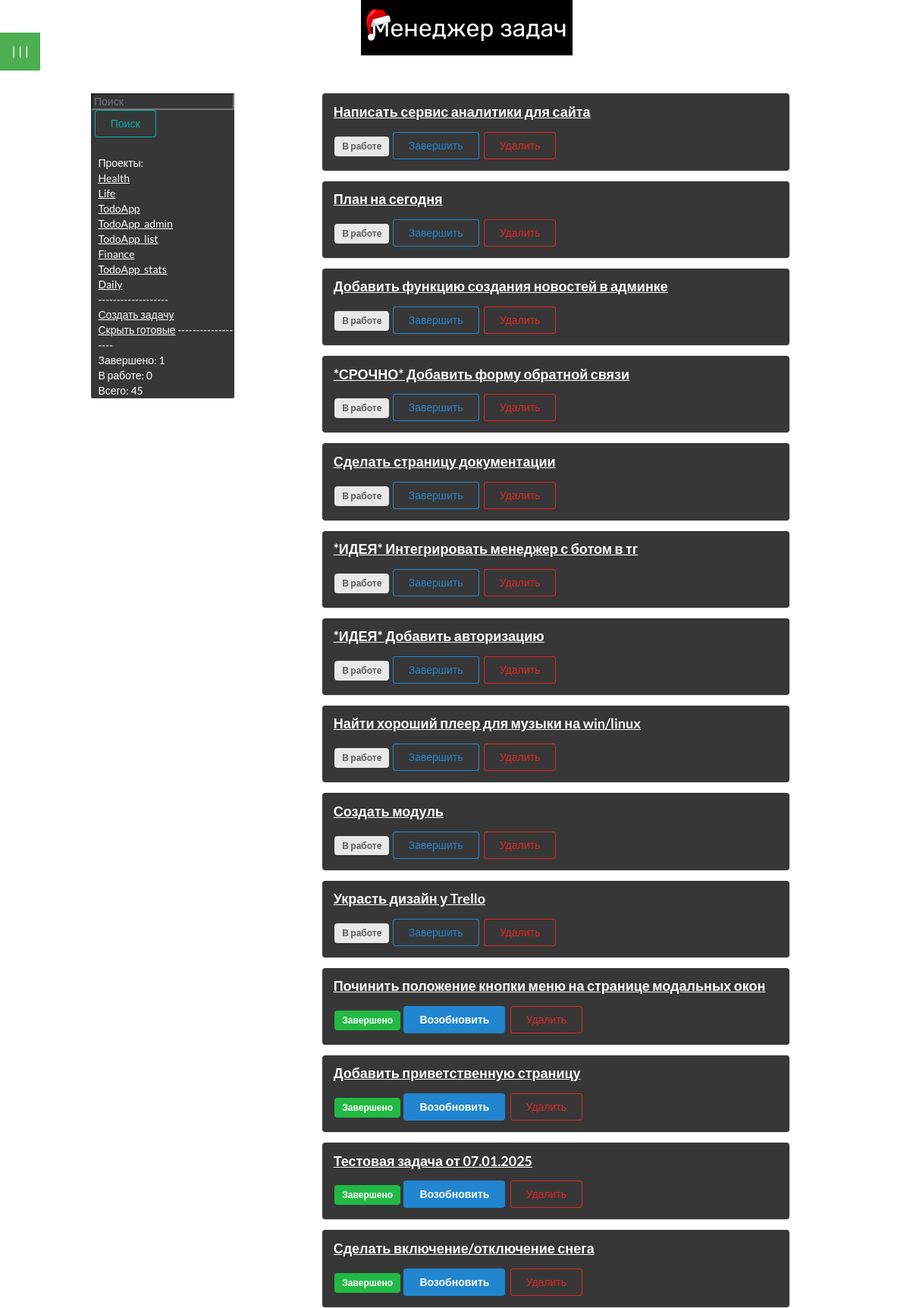
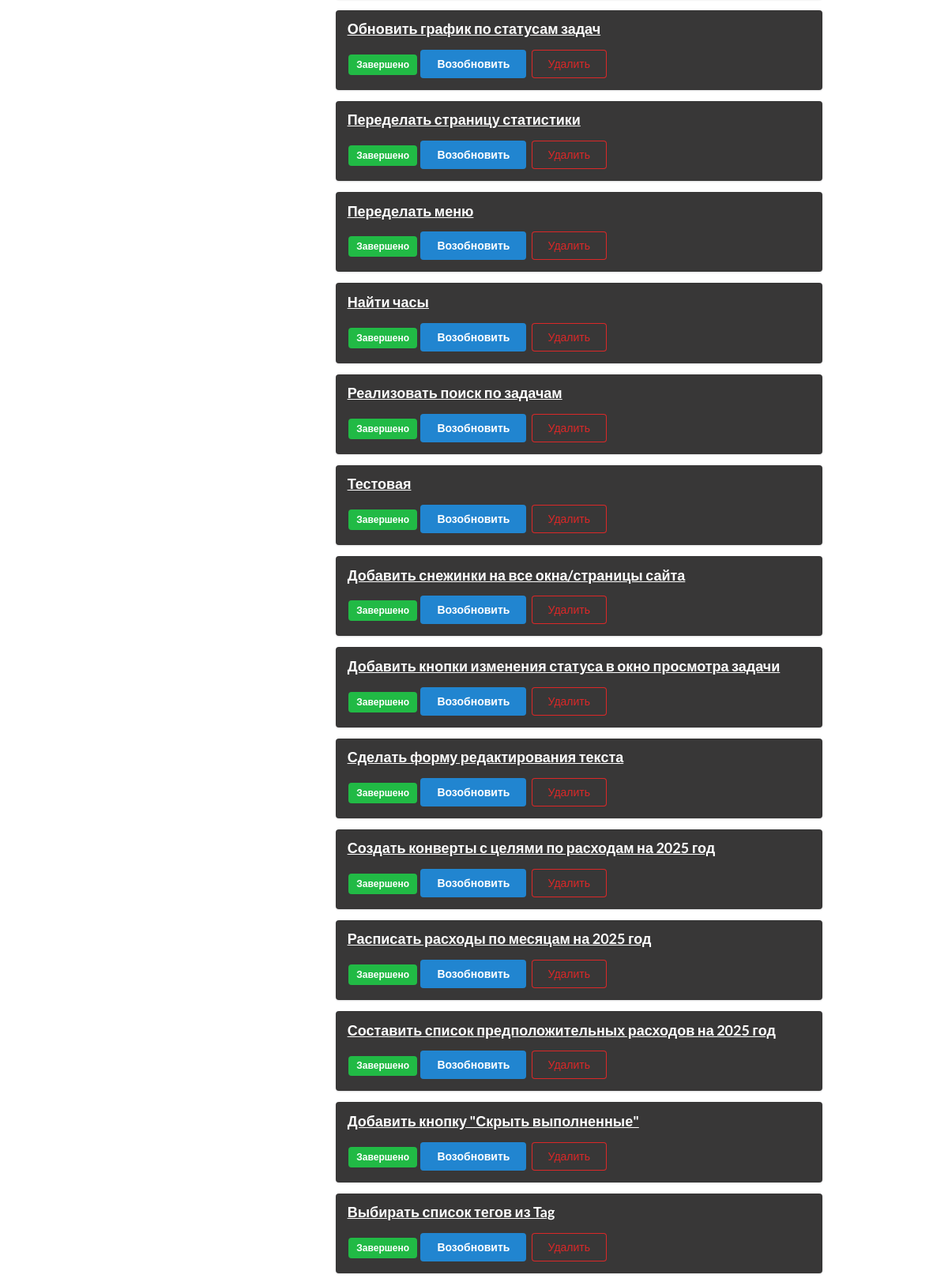
The page / (signed in, upper part) on the database its author committed (2 pictures, top to bottom).
### todo/models.py (models this page shows)
class Tag(db.Model):
    id = db.Column(db.Integer, primary_key=True)
    uid = db.Column(db.Integer)
    title = db.Column(db.String(100))
    descr = db.Column(db.String(1000))

class ToDo(db.Model):
    id = db.Column(db.Integer, primary_key=True)
    title = db.Column(db.String(100))
    tag_id = db.Column(db.Integer)
    descr = db.Column(db.String(1000))
    create_date = db.Column(db.String(25))
    close_date = db.Column(db.String(25))
    is_complete = db.Column(db.Boolean)

### todo/routes.py (the view)
@app.get('/')
@login_required
def home():
    if current_user:
        current_date = datetime.datetime.now().strftime('%Y-%m-%d')
        get_curr_user_tags = Tag.query.filter_by(uid=current_user.id).all()
        tags_ids = []
        for el in get_curr_user_tags:
            tags_ids.append(el.id)
        todo_list = ToDo.query.filter(ToDo.tag_id.in_((tags_ids))).order_by(ToDo.is_complete).order_by(ToDo.id.desc()).all()
        todo_completed = ToDo.query.filter_by(is_complete=1, id=current_user.id).order_by(ToDo.id.desc()).all()
        todo_uncompleted = ToDo.query.filter_by(is_complete=0, id=current_user.id).order_by(ToDo.id.desc()).all()
        completed = len(todo_completed)
        uncompleted = len(todo_uncompleted)
        all = len(todo_list)
        todo_tags = Tag.query.filter_by(uid=current_user.id).distinct(Tag.title)
        return render_template('todo/index.html', todo_list=todo_list, todo_tags=todo_tags, todo_completed=completed, todo_uncompleted=uncompleted, todo_all=all, title='CUBI Prot.')
    else:
        return redirect(url_for('todo/login.html'))

### todo/routes.py (called while the page is built)
@login_manager.user_loader
def load_user(user_id):
    user = db.session.get(Users, int(user_id))
    return user

### todo/templates/todo/index.html (shortened to what this page needs)
{% extends 'todo/layout.html' %}
{% block content %}
<img src="static/todo_logo_black.png" style="margin-left: 35%; margin-right: 25%;">
<div style="margin-top: 2.5%; class:'ui container'; margin-left: 10%; margin-right: 10%; display: flex;">
    <div class="navigation"
        style="color: white; background-color: rgb(56, 55, 55); width: 20%; height: 70%; margin-bottom: 1%; border-radius: 2.5px;">
        <form action="/search" method="post">
            <input type="text" name="search_bar" placeholder="Поиск"
                style="background-color: rgb(56, 55, 55); color: white;">
            <button class="ui teal basic button" type="submit"
                style="margin-bottom: 10px; margin-left: 2.5%;">Поиск</button>
        </form>
        <div class="tags" style="margin-left: 5%;">
            {% block tags %}
            Проекты:<br>
            {% for tag in todo_tags %}
            <a href="/sort/{{ tag.title }}">{{tag.title}}<br></a>
            {% endfor %}
            -------------------<br>
            {% endblock %}
            <a href="#openModal" style="margin-top: 10%;">Создать задачу</a><br>
            <a href="/uncompleted">Скрыть готовые</a>
            -------------------<br>
        </div>
        <div style="margin-left: 5%;">
            Завершено: {{todo_completed}}<br>
            В работе: {{todo_uncompleted}}<br>
            Всего: {{todo_all}}<br>
        </div>
    </div>
    <div class="contentt" style="width: 100%;">
        {% for todo in todo_list %}
        <div class="ui segment"
            style="margin-left: 15%; margin-right: 25%; width: 80%; background-color: rgb(56, 55, 55);">
            <p class="ui big header" name="header" style="margin-bottom: 2.5%; color: white; ">
                <a href="/get_detail/{{todo.id}}" style="color: white">{{todo.title}}<br>
            </p></a>
            {% if todo.is_complete == False %}
            <span class="ui gray label">В работе</span>
            <a class="ui primary basic button" href="/update/{{ todo.id }}">Завершить</a>
            {% else %}
            <span class="ui green label">Завершено</span>
            <a class="ui blue button" href="/update/{{ todo.id }}">Возобновить</a>
            {% endif %}
            <a class="ui negative basic button" href="/delete/{{ todo.id }}">Удалить</a>
        </div>
        {% endfor %}
    </div>
</div>
{% endblock content %}

### todo/templates/todo/layout.html (shortened to what this page needs)
<!doctype html>
<html lang="ru">
<head>
      <link rel="stylesheet" href="{{ url_for('static', filename='css/style.css') }}">
      <link rel="stylesheet" href="https://cdn.jsdelivr.net/npm/semantic-ui@2.4.2/dist/semantic.min.css">
      <link href="https://cdn.jsdelivr.net/gh/Alaev-Co/snowflakes/dist/snow.min.css" rel="stylesheet">
</head>
<body
      style="{% if request.cookies.get('font')=='black' %}background-color:{{ request.cookies.get('font') }};color:white{% endif %}">
      {% block content %}
      {% endblock content %}
</body>
</html>

### todo/templates/todo/menu.html (shortened to what this page needs)
<link rel="stylesheet" href="{{ url_for('static', filename='css/style.css') }}">
<div class="dropdown">
    <button class="dropbtn">| | |</button>
        </div>

### todo/static/css/style.css (style rules this page uses)
.header { word-break: normal; }
body { font-family: Rubik; transition: background-color 0.3s ease; margin: 0; }
a:link { color: white; text-decoration: underline; cursor: pointer; }
.dropbtn { background-color: #4CAF50; color: white; padding: 16px; font-size: 16px; border: none; }
.dropdown { position: relative; display: inline-block; }

### rows shown on the page
Tag: title "Health"
Tag: title "Life"
Tag: title "TodoApp"
Tag: title "TodoApp_admin"
Tag: title "TodoApp_list"
Tag: title "Finance"
Tag: title "TodoApp_stats"
Tag: title "Daily"
ToDo: title "Написать сервис аналитики для сайта"
ToDo: title "План на сегодня"
ToDo: title "Добавить функцию создания новостей в админке"
ToDo: title "*СРОЧНО* Добавить форму обратной связи"
ToDo: title "Сделать страницу документации"
ToDo: title "*ИДЕЯ* Интегрировать менеджер с ботом в тг"
ToDo: title "*ИДЕЯ* Добавить авторизацию"
ToDo: title "Найти хороший плеер для музыки на win/linux"
ToDo: title "Создать модуль"
ToDo: title "Украсть дизайн у Trello"
ToDo: title "Починить положение кнопки меню на странице модальных окон"
ToDo: title "Добавить приветственную страницу"
ToDo: title "Тестовая задача от 07.01.2025"
ToDo: title "Сделать включение/отключение снега"
ToDo: title "Обновить график по статусам задач"
ToDo: title "Переделать страницу статистики"
ToDo: title "Переделать меню"
ToDo: title "Найти часы"
ToDo: title "Реализовать поиск по задачам"
ToDo: title "Тестовая"
ToDo: title "Добавить снежинки на все окна/страницы сайта"
ToDo: title "Добавить кнопки изменения статуса в окно просмотра задачи"
ToDo: title "Сделать форму редактирования текста"
ToDo: title "Создать конверты с целями по расходам на 2025 год"
ToDo: title "Расписать расходы по месяцам на 2025 год"
ToDo: title "Составить список предположительных расходов на 2025 год"
ToDo: title "Добавить кнопку \"Скрыть выполненные\""
ToDo: title "Выбирать список тегов из Tag"

### other values the page prints
{{ todo_completed }} "1"
{{ todo_uncompleted }} "0"
{{ todo_all }} "45"
